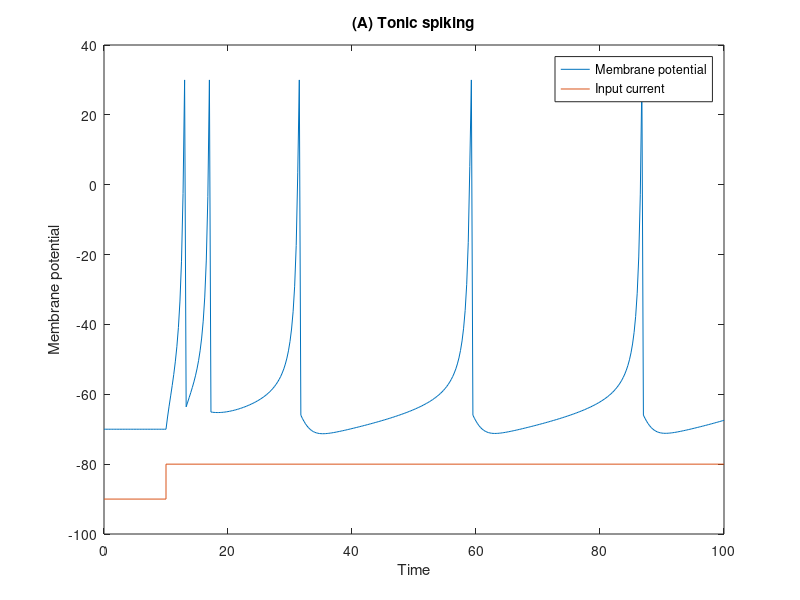

Write MATLAB code to recreate this figure.
%%%%% (A) Tonic spiking %%%%%

% parameters
a=0.02; b=0.2; c=-65; d=6;

% tau: time interval
% tspan: x axis for the plot
% t1: time at which the input current steps up
tau = 0.25;
tspan = 0:tau:100;
t1 = tspan(end) / 10;

% v: membrane potential
% u: membrane recovery variable
v = -70; u = b*v;
v_array = zeros(size(tspan));
u_array = zeros(size(tspan));

idx = 1;
for t = tspan
    if t <= t1
        I = 0;
    else
        I = 14;
    end
    v = v + tau*(0.04*v^2 + 5*v + 140 - u + I);
    u = u + tau*a*(b*v - u);
    if v >= 30
        v_array(idx) = 30;
        v = c;
        u = u + d;
    else
        v_array(idx) = v;
    end
    u_array(idx) = u;
    idx = idx + 1;
end

plot(tspan, v_array, [0 t1 t1 max(tspan)], -90+[0 0 10 10])
title("(A) Tonic spiking")
xlabel("Time")
ylabel("Membrane potential")
legend("Membrane potential", "Input current")